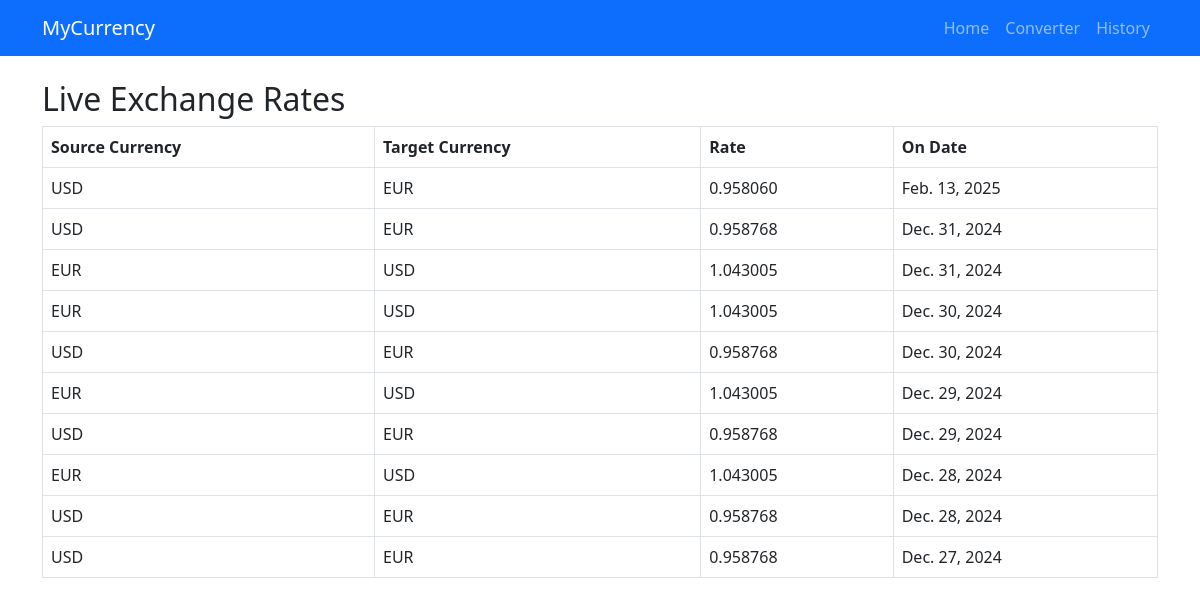
The page / on the database its author committed.
### currency/models.py (models this page shows, shortened)
class CurrencyExchangeRate(models.Model):
    source_currency = models.ForeignKey(
        Currency, related_name="exchange", on_delete=models.CASCADE
    )
    exchanged_currency = models.ForeignKey(Currency, on_delete=models.CASCADE)
    valuation_date = models.DateField(db_index=True)
    rate_value = models.DecimalField(max_digits=18, decimal_places=6, db_index=True)

class Currency(models.Model):
    code = models.CharField(max_length=3, unique=True)
    name = models.CharField(max_length=20, db_index=True)
    symbol = models.CharField(max_length=10)
    def __str__(self):
        return self.code

### currency/views.py (the view)
# urls.py: 2. Add a URL to urlpatterns:  path('', views.home, name='home')
def home(request):
    rates = CurrencyExchangeRate.objects.all().order_by('-valuation_date')[:10]
    return render(request, 'index.html', {'rates': rates})

### templates/index.html (shortened to what this page needs)
{% extends "base.html" %}
{% block content %}
<h2>Live Exchange Rates</h2>
<table class="table table-bordered">
    <thead>
        <tr>
            <th>Source Currency</th>
            <th>Target Currency</th>
            <th>Rate</th>
            <th>On Date</th>
        </tr>
    </thead>
    <tbody>
        {% for rate in rates %}
        <tr>
            <td>{{ rate.source_currency }}</td>
            <td>{{ rate.exchanged_currency }}</td>
            <td>{{ rate.rate_value }}</td>
            <td>{{ rate.valuation_date }}</td>
        </tr>
        {% endfor %}
    </tbody>
</table>
{% endblock %}

### templates/base.html (shortened to what this page needs)
<!DOCTYPE html>
<html lang="en">
<head>
    <link rel="stylesheet" href="https://cdn.jsdelivr.net/npm/bootstrap@5.3.0/dist/css/bootstrap.min.css">
</head>
<body>
    <nav class="navbar navbar-expand-lg navbar-dark bg-primary">
        <div class="container">
            <a class="navbar-brand" href="/">MyCurrency</a>
            <div class="navbar-nav">
                <a class="nav-link" href="/">Home</a>
                <a class="nav-link" href="/convert/">Converter</a>
                <a class="nav-link" href="/history/">History</a>
            </div>
        </div>
    </nav>
    <div class="container mt-4">
        {% block content %}{% endblock %}
    </div>
</body>
</html>

### rows shown on the page
CurrencyExchangeRate: source_currency "USD", exchanged_currency "EUR", rate_value "0.958060", valuation_date "Feb. 13, 2025"
CurrencyExchangeRate: source_currency "USD", exchanged_currency "EUR", rate_value "0.958768", valuation_date "Dec. 31, 2024"
CurrencyExchangeRate: source_currency "EUR", exchanged_currency "USD", rate_value "1.043005", valuation_date "Dec. 31, 2024"
CurrencyExchangeRate: source_currency "EUR", exchanged_currency "USD", rate_value "1.043005", valuation_date "Dec. 30, 2024"
CurrencyExchangeRate: source_currency "USD", exchanged_currency "EUR", rate_value "0.958768", valuation_date "Dec. 30, 2024"
CurrencyExchangeRate: source_currency "EUR", exchanged_currency "USD", rate_value "1.043005", valuation_date "Dec. 29, 2024"
CurrencyExchangeRate: source_currency "USD", exchanged_currency "EUR", rate_value "0.958768", valuation_date "Dec. 29, 2024"
CurrencyExchangeRate: source_currency "EUR", exchanged_currency "USD", rate_value "1.043005", valuation_date "Dec. 28, 2024"
CurrencyExchangeRate: source_currency "USD", exchanged_currency "EUR", rate_value "0.958768", valuation_date "Dec. 28, 2024"
CurrencyExchangeRate: source_currency "USD", exchanged_currency "EUR", rate_value "0.958768", valuation_date "Dec. 27, 2024"
